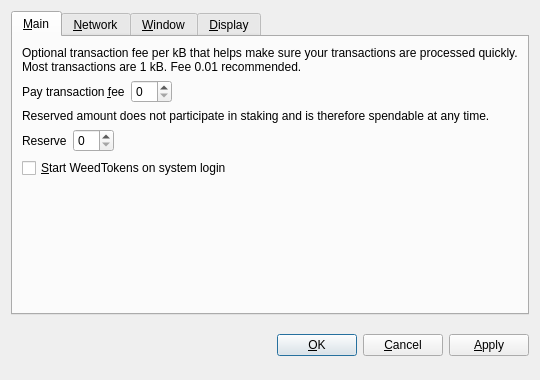
<?xml version="1.0" encoding="UTF-8"?>
<ui version="4.0">
 <class>OptionsDialog</class>
 <widget class="QDialog" name="OptionsDialog">
  <property name="geometry">
   <rect>
    <x>0</x>
    <y>0</y>
    <width>540</width>
    <height>380</height>
   </rect>
  </property>
  <property name="windowTitle">
   <string>Options</string>
  </property>
  <property name="modal">
   <bool>true</bool>
  </property>
  <layout class="QVBoxLayout" name="verticalLayout">
   <item>
    <widget class="QTabWidget" name="tabWidget">
     <property name="tabPosition">
      <enum>QTabWidget::North</enum>
     </property>
     <property name="currentIndex">
      <number>0</number>
     </property>
     <widget class="QWidget" name="tabMain">
      <attribute name="title">
       <string>&amp;Main</string>
      </attribute>
      <layout class="QVBoxLayout" name="verticalLayout_Main">
       <item>
        <widget class="QLabel" name="transactionFeeInfoLabel">
         <property name="text">
          <string>Optional transaction fee per kB that helps make sure your transactions are processed quickly. Most transactions are 1 kB. Fee 0.01 recommended.</string>
         </property>
         <property name="textFormat">
          <enum>Qt::PlainText</enum>
         </property>
         <property name="wordWrap">
          <bool>true</bool>
         </property>
        </widget>
       </item>
       <item>
        <layout class="QHBoxLayout" name="horizontalLayoutFee">
         <item>
          <widget class="QLabel" name="transactionFeeLabel">
           <property name="text">
            <string>Pay transaction &amp;fee</string>
           </property>
           <property name="textFormat">
            <enum>Qt::PlainText</enum>
           </property>
           <property name="buddy">
            <cstring>transactionFee</cstring>
           </property>
          </widget>
         </item>
         <item>
          <widget class="BitcoinAmountField" name="transactionFee"/>
         </item>
         <item>
          <spacer name="horizontalSpacerFee">
           <property name="orientation">
            <enum>Qt::Horizontal</enum>
           </property>
           <property name="sizeHint" stdset="0">
            <size>
             <width>40</width>
             <height>20</height>
            </size>
           </property>
          </spacer>
         </item>
        </layout>
       </item>
       <item>
        <widget class="QLabel" name="reserveBalanceInfoLabel">
         <property name="text">
          <string>Reserved amount does not participate in staking and is therefore spendable at any time.</string>
         </property>
         <property name="textFormat">
          <enum>Qt::PlainText</enum>
         </property>
         <property name="wordWrap">
          <bool>true</bool>
         </property>
        </widget>
       </item>
       <item>
        <layout class="QHBoxLayout" name="horizontalLayoutReserveBalance">
         <item>
          <widget class="QLabel" name="reserveBalanceLabel">
           <property name="text">
            <string>Reserve</string>
           </property>
           <property name="textFormat">
            <enum>Qt::PlainText</enum>
           </property>
           <property name="buddy">
            <cstring>reserveBalance</cstring>
           </property>
          </widget>
         </item>
         <item>
          <widget class="BitcoinAmountField" name="reserveBalance"/>
         </item>
         <item>
          <spacer name="horizontalSpacerReserveBalance">
           <property name="orientation">
            <enum>Qt::Horizontal</enum>
           </property>
           <property name="sizeHint" stdset="0">
            <size>
             <width>40</width>
             <height>20</height>
            </size>
           </property>
          </spacer>
         </item>
        </layout>
       </item>
       <item>
        <widget class="QCheckBox" name="bitcoinAtStartup">
         <property name="toolTip">
          <string>Automatically start WeedTokens after logging in to the system.</string>
         </property>
         <property name="text">
          <string>&amp;Start WeedTokens on system login</string>
         </property>
        </widget>
       </item>
       <item>
        <spacer name="verticalSpacer_Main">
         <property name="orientation">
          <enum>Qt::Vertical</enum>
         </property>
         <property name="sizeHint" stdset="0">
          <size>
           <width>20</width>
           <height>40</height>
          </size>
         </property>
        </spacer>
       </item>
      </layout>
     </widget>
     <widget class="QWidget" name="tabNetwork">
      <attribute name="title">
       <string>&amp;Network</string>
      </attribute>
      <layout class="QVBoxLayout" name="verticalLayout_Network">
       <item>
        <widget class="QCheckBox" name="mapPortUpnp">
         <property name="toolTip">
          <string>Automatically open the WeedTokens client port on the router. This only works when your router supports UPnP and it is enabled.</string>
         </property>
         <property name="text">
          <string>Map port using &amp;UPnP</string>
         </property>
        </widget>
       </item>
       <item>
        <widget class="QCheckBox" name="connectSocks">
         <property name="toolTip">
          <string>Connect to the WeedTokens network through a SOCKS proxy (e.g. when connecting through Tor).</string>
         </property>
         <property name="text">
          <string>&amp;Connect through SOCKS proxy:</string>
         </property>
        </widget>
       </item>
       <item>
        <layout class="QHBoxLayout" name="horizontalLayout_Network">
         <item>
          <widget class="QLabel" name="proxyIpLabel">
           <property name="text">
            <string>Proxy &amp;IP:</string>
           </property>
           <property name="textFormat">
            <enum>Qt::PlainText</enum>
           </property>
           <property name="buddy">
            <cstring>proxyIp</cstring>
           </property>
          </widget>
         </item>
         <item>
          <widget class="QValidatedLineEdit" name="proxyIp">
           <property name="maximumSize">
            <size>
             <width>140</width>
             <height>16777215</height>
            </size>
           </property>
           <property name="toolTip">
            <string>IP address of the proxy (e.g. 127.0.0.1)</string>
           </property>
          </widget>
         </item>
         <item>
          <widget class="QLabel" name="proxyPortLabel">
           <property name="text">
            <string>&amp;Port:</string>
           </property>
           <property name="textFormat">
            <enum>Qt::PlainText</enum>
           </property>
           <property name="buddy">
            <cstring>proxyPort</cstring>
           </property>
          </widget>
         </item>
         <item>
          <widget class="QLineEdit" name="proxyPort">
           <property name="maximumSize">
            <size>
             <width>55</width>
             <height>16777215</height>
            </size>
           </property>
           <property name="toolTip">
            <string>Port of the proxy (e.g. 9050)</string>
           </property>
          </widget>
         </item>
         <item>
          <widget class="QLabel" name="socksVersionLabel">
           <property name="text">
            <string>SOCKS &amp;Version:</string>
           </property>
           <property name="textFormat">
            <enum>Qt::PlainText</enum>
           </property>
           <property name="buddy">
            <cstring>socksVersion</cstring>
           </property>
          </widget>
         </item>
         <item>
          <widget class="QValueComboBox" name="socksVersion">
           <property name="toolTip">
            <string>SOCKS version of the proxy (e.g. 5)</string>
           </property>
          </widget>
         </item>
         <item>
          <spacer name="horizontalSpacer_Network">
           <property name="orientation">
            <enum>Qt::Horizontal</enum>
           </property>
           <property name="sizeHint" stdset="0">
            <size>
             <width>40</width>
             <height>20</height>
            </size>
           </property>
          </spacer>
         </item>
        </layout>
       </item>
       <item>
        <spacer name="verticalSpacer_Network">
         <property name="orientation">
          <enum>Qt::Vertical</enum>
         </property>
         <property name="sizeHint" stdset="0">
          <size>
           <width>20</width>
           <height>40</height>
          </size>
         </property>
        </spacer>
       </item>
      </layout>
     </widget>
     <widget class="QWidget" name="tabWindow">
      <attribute name="title">
       <string>&amp;Window</string>
      </attribute>
      <layout class="QVBoxLayout" name="verticalLayout_Window">
       <item>
        <widget class="QCheckBox" name="minimizeToTray">
         <property name="toolTip">
          <string>Show only a tray icon after minimizing the window.</string>
         </property>
         <property name="text">
          <string>&amp;Minimize to the tray instead of the taskbar</string>
         </property>
        </widget>
       </item>
       <item>
        <widget class="QCheckBox" name="minimizeOnClose">
         <property name="toolTip">
          <string>Minimize instead of exit the application when the window is closed. When this option is enabled, the application will be closed only after selecting Quit in the menu.</string>
         </property>
         <property name="text">
          <string>M&amp;inimize on close</string>
         </property>
        </widget>
       </item>
       <item>
        <spacer name="verticalSpacer_Window">
         <property name="orientation">
          <enum>Qt::Vertical</enum>
         </property>
         <property name="sizeHint" stdset="0">
          <size>
           <width>20</width>
           <height>40</height>
          </size>
         </property>
        </spacer>
       </item>
      </layout>
     </widget>
     <widget class="QWidget" name="tabDisplay">
      <attribute name="title">
       <string>&amp;Display</string>
      </attribute>
      <layout class="QVBoxLayout" name="verticalLayout_Display">
       <item>
        <layout class="QHBoxLayout" name="horizontalLayout_1_Display">
         <item>
          <widget class="QLabel" name="langLabel">
           <property name="text">
            <string>User Interface &amp;language:</string>
           </property>
           <property name="textFormat">
            <enum>Qt::PlainText</enum>
           </property>
           <property name="buddy">
            <cstring>lang</cstring>
           </property>
          </widget>
         </item>
         <item>
          <widget class="QValueComboBox" name="lang">
           <property name="toolTip">
            <string>The user interface language can be set here. This setting will take effect after restarting WeedTokens.</string>
           </property>
          </widget>
         </item>
        </layout>
       </item>
       <item>
        <layout class="QHBoxLayout" name="horizontalLayout_2_Display">
         <item>
          <widget class="QLabel" name="unitLabel">
           <property name="text">
            <string>&amp;Unit to show amounts in:</string>
           </property>
           <property name="textFormat">
            <enum>Qt::PlainText</enum>
           </property>
           <property name="buddy">
            <cstring>unit</cstring>
           </property>
          </widget>
         </item>
         <item>
          <widget class="QValueComboBox" name="unit">
           <property name="toolTip">
            <string>Choose the default subdivision unit to show in the interface and when sending coins.</string>
           </property>
          </widget>
         </item>
        </layout>
       </item>
       <item>
        <widget class="QCheckBox" name="displayAddresses">
         <property name="toolTip">
          <string>Whether to show WeedTokens addresses in the transaction list or not.</string>
         </property>
         <property name="text">
          <string>&amp;Display addresses in transaction list</string>
         </property>
        </widget>
       </item>
       <item>
        <widget class="QCheckBox" name="coinControlFeatures">
         <property name="toolTip">
          <string>Whether to show coin control features or not.</string>
         </property>
         <property name="text">
          <string>Display coin &amp;control features (experts only!)</string>
         </property>
        </widget>
       </item>
       <item>
        <spacer name="verticalSpacer_Display">
         <property name="orientation">
          <enum>Qt::Vertical</enum>
         </property>
         <property name="sizeHint" stdset="0">
          <size>
           <width>20</width>
           <height>40</height>
          </size>
         </property>
        </spacer>
       </item>
      </layout>
     </widget>
    </widget>
   </item>
   <item>
    <layout class="QHBoxLayout" name="horizontalLayout_Buttons">
     <item>
      <spacer name="horizontalSpacer_1">
       <property name="orientation">
        <enum>Qt::Horizontal</enum>
       </property>
       <property name="sizeHint" stdset="0">
        <size>
         <width>40</width>
         <height>48</height>
        </size>
       </property>
      </spacer>
     </item>
     <item>
      <widget class="QLabel" name="statusLabel">
       <property name="font">
        <font>
         <weight>75</weight>
         <bold>true</bold>
        </font>
       </property>
       <property name="text">
        <string/>
       </property>
       <property name="textFormat">
        <enum>Qt::PlainText</enum>
       </property>
       <property name="wordWrap">
        <bool>true</bool>
       </property>
      </widget>
     </item>
     <item>
      <spacer name="horizontalSpacer_2">
       <property name="orientation">
        <enum>Qt::Horizontal</enum>
       </property>
       <property name="sizeHint" stdset="0">
        <size>
         <width>40</width>
         <height>48</height>
        </size>
       </property>
      </spacer>
     </item>
     <item>
      <widget class="QPushButton" name="okButton">
       <property name="text">
        <string>&amp;OK</string>
       </property>
      </widget>
     </item>
     <item>
      <widget class="QPushButton" name="cancelButton">
       <property name="text">
        <string>&amp;Cancel</string>
       </property>
       <property name="autoDefault">
        <bool>false</bool>
       </property>
      </widget>
     </item>
     <item>
      <widget class="QPushButton" name="applyButton">
       <property name="text">
        <string>&amp;Apply</string>
       </property>
       <property name="autoDefault">
        <bool>false</bool>
       </property>
      </widget>
     </item>
    </layout>
   </item>
  </layout>
 </widget>
 <customwidgets>
  <customwidget>
   <class>BitcoinAmountField</class>
   <extends>QSpinBox</extends>
   <header>bitcoinamountfield.h</header>
  </customwidget>
  <customwidget>
   <class>QValueComboBox</class>
   <extends>QComboBox</extends>
   <header>qvaluecombobox.h</header>
  </customwidget>
  <customwidget>
   <class>QValidatedLineEdit</class>
   <extends>QLineEdit</extends>
   <header>qvalidatedlineedit.h</header>
  </customwidget>
 </customwidgets>
 <resources/>
 <connections/>
</ui>
